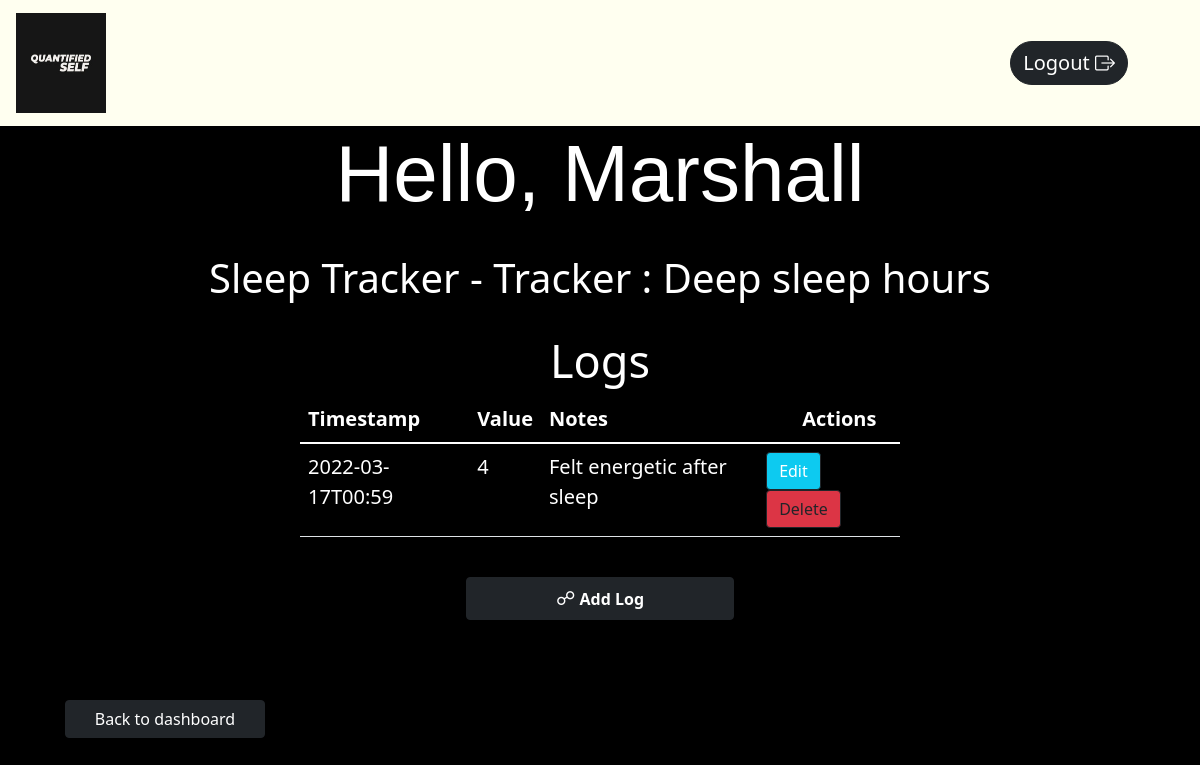
Screenshot of /logs/9 with the database file from the repository.
### app.py (models this page shows, shortened)
class User(db.Model, UserMixin):
    __tablename__ = 'user'
    user_id = db.Column(db.Integer, primary_key=True, autoincrement=True)
    username = db.Column(db.String, nullable=False, unique=True)
    password = db.Column(db.String, nullable=False)
    trackers = db.relationship("Tracker")

class Tracker(db.Model):
    __tablename__ = 'tracker'
    tracker_id = db.Column(db.Integer, primary_key=True, autoincrement=True)
    user_id = db.Column(db.Integer, db.ForeignKey("user.user_id"), nullable=False)
    tracker_name = db.Column(db.String, nullable=False)
    description = db.Column(db.String, nullable=False)
    tracker_type = db.Column(db.String, nullable=False)
    options = db.Column(db.String, nullable=True, default=None)
    logs = db.relationship('Log')

class Log(db.Model):
    __tablename__ = 'logger'
    logger_id = db.Column(db.Integer, autoincrement=True, primary_key=True)
    tracker_id = db.Column(db.Integer, db.ForeignKey("tracker.tracker_id"), nullable=False)
    log_value = db.Column(db.String, nullable=False)
    comments = db.Column(db.String, nullable=True)
    timestamp = db.Column(db.String, nullable=False, default=datetime.now())

### app.py (the view, shortened to what this page needs)
@app.route("/logs/<int:tid>", methods=["GET", "POST"])
def logs(tid):
    track = Tracker.query.filter_by(tracker_id=tid).first()
    trackers=User.query.filter_by(user_id=track.user_id).first()
    if request.method == "GET":
        loggers=Log.query.filter_by(tracker_id=tid).all()
        return render_template("logs.html", track=track,c=trackers, d=trackers.trackers, loggers=loggers)
    loggers=Log.query.filter_by(tracker_id=tid).all()
    return render_template("logs.html", track=track,c=trackers, loggers=loggers)

### templates/logs.html (shortened to what this page needs)
<!DOCTYPE html>
<html lang="en">
<head>
    <link href="https://cdn.jsdelivr.net/npm/bootstrap@5.1.3/dist/css/bootstrap.min.css" rel="stylesheet"
>
        <link rel="stylesheet" href="https://cdn.jsdelivr.net/npm/bootstrap-icons@1.8.1/font/bootstrap-icons.css">
    <link rel="stylesheet" type="text/css" href="{{ url_for('static' ,filename='style.css') }}">
</head>
<body class="bg-Logs">
    <nav class="navbar navbar-light ">
        <div class="container mx-1 ">
            <a class="navbar-brand" style="font-size: 30px;" href="/dashboard/{{c.user_id}}">
                <img src="{{ url_for('static' ,filename='QS logo.png') }}" alt="" width="90" height="100"
                    class="d-inline-block align-text-middle">
            </a>
            <a class="btn btn-dark btn-block mx-1" style="font-size:20px; border-radius: 25px;" href="/logout">Logout <i class="bi bi-box-arrow-right"></i></a>
        </div>
    </nav>
    <div class="log-centre">
        <h1 class=" display-4 mx-5"
        style="font-family: 'Franklin Gothic Medium', 'Arial Narrow', Arial, sans-serif; font-size: 80px;"> Hello,
        {{c.username}}</h1>
    <br>
        <h1 class="mx-5">{{track['tracker_name']}} - Tracker : {{track['description']}}</h1>
        <br>
        <h1 class="mx-5" style="font-size: 45px;">Logs</h1>
    </div>
    <table class="container table table table-striped table-hover " style="width:50%; ">
        <thead class="logs-color">
            <tr style="font-size: 20px;">
                <th scope="col">Timestamp</th>
                <th scope="col">Value</th>
                <th scope="col">Notes</th>
                <th scope="col" style="position: relative; left:40px;">Actions</th>
            </tr>
        </thead>
        <tbody class="logs-color">
            {% for i in loggers %}
            <tr style="font-size: 20px;">
                <td scope="col">{{i.timestamp}}</td>
                <td scope="col">{{i.log_value}}</td>
                <td scope="col">{{i.comments}}</td>
                <td scope="col"><a href="/update_log/{{i.tracker_id}}" type="button" class="btn btn-outline-dark btn-info mx-1 logs-color">Edit</button>
                        <a href="/delete_log/{{i.logger_id}}" type="button" class="btn btn-outline-dark btn-danger mx-1">Delete</button>
                </td>
            </tr>
            {% endfor %}
        </tbody>
    </table><br>
    <div
        class="d-grid gap-2 col-3 mx-auto">
        <button type="submit" class="btn btn-dark btn-block mx-3" data-bs-toggle="modal" data-bs-target="#logModal">
            <span style="font-size:120%;color:white;">&#9741;</span> <b> Add Log
            </b> </button>
    </div>
    <a href="/dashboard/{{track['user_id']}}" class="container btn btn-dark col-2"
        style="position: relative; bottom: -80px; left: 65px;">  Back to dashboard</a>
</body>
</html>

### static/style.css (style rules this page uses)
.bg-Logs { background: #000000; background: -webkit-linear-gradient(to right, #000000, #000000); background: linear-gradient(to right, #000000, #000000); }
h1 { color: white; font-family: unset; }
.navbar { background: ivory; }
.log-centre { display: flex; justify-content: center; flex-direction: column; align-items: center; }
.logs-color { color: white !important; }
.logs-color td { color: white !important; }

### rows the page displays
User: username "Marshall"
Tracker: tracker_name "Sleep Tracker", description "Deep sleep hours"
Log: timestamp "2022-03-17T00:59", log_value "4", comments "Felt energetic after sleep"
